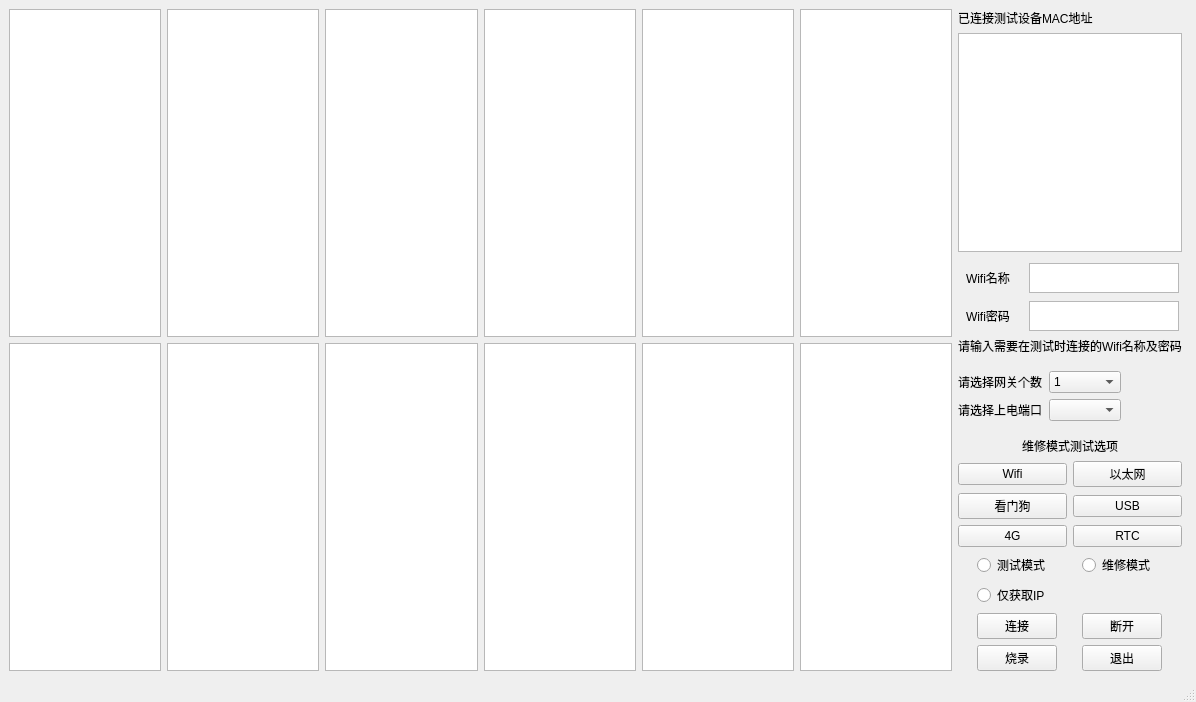
<?xml version="1.0" encoding="UTF-8"?>
<ui version="4.0">
 <class>multifunctool</class>
 <widget class="QMainWindow" name="multifunctool">
  <property name="geometry">
   <rect>
    <x>0</x>
    <y>0</y>
    <width>1196</width>
    <height>702</height>
   </rect>
  </property>
  <property name="windowTitle">
   <string>MainWindow</string>
  </property>
  <widget class="QWidget" name="centralwidget">
   <layout class="QHBoxLayout" name="horizontalLayout">
    <item>
     <layout class="QHBoxLayout" name="horizontalLayout_5">
      <item>
       <layout class="QGridLayout" name="gridLayout_11">
        <item row="0" column="0">
         <spacer name="horizontalSpacer_19">
          <property name="orientation">
           <enum>Qt::Horizontal</enum>
          </property>
          <property name="sizeHint" stdset="0">
           <size>
            <width>40</width>
            <height>20</height>
           </size>
          </property>
         </spacer>
        </item>
        <item row="1" column="5">
         <widget class="QTableWidget" name="tw9"/>
        </item>
        <item row="0" column="1">
         <widget class="QTableWidget" name="tw1">
          <property name="enabled">
           <bool>true</bool>
          </property>
         </widget>
        </item>
        <item row="0" column="2">
         <spacer name="horizontalSpacer_20">
          <property name="orientation">
           <enum>Qt::Horizontal</enum>
          </property>
          <property name="sizeHint" stdset="0">
           <size>
            <width>40</width>
            <height>20</height>
           </size>
          </property>
         </spacer>
        </item>
        <item row="0" column="9">
         <widget class="QTableWidget" name="tw5"/>
        </item>
        <item row="0" column="8">
         <spacer name="horizontalSpacer_21">
          <property name="orientation">
           <enum>Qt::Horizontal</enum>
          </property>
          <property name="sizeHint" stdset="0">
           <size>
            <width>40</width>
            <height>20</height>
           </size>
          </property>
         </spacer>
        </item>
        <item row="0" column="12">
         <spacer name="horizontalSpacer_22">
          <property name="orientation">
           <enum>Qt::Horizontal</enum>
          </property>
          <property name="sizeHint" stdset="0">
           <size>
            <width>40</width>
            <height>20</height>
           </size>
          </property>
         </spacer>
        </item>
        <item row="1" column="7">
         <widget class="QTableWidget" name="tw10"/>
        </item>
        <item row="0" column="10">
         <spacer name="horizontalSpacer_23">
          <property name="orientation">
           <enum>Qt::Horizontal</enum>
          </property>
          <property name="sizeHint" stdset="0">
           <size>
            <width>40</width>
            <height>20</height>
           </size>
          </property>
         </spacer>
        </item>
        <item row="0" column="11">
         <widget class="QTableWidget" name="tw6"/>
        </item>
        <item row="1" column="9">
         <widget class="QTableWidget" name="tw11"/>
        </item>
        <item row="1" column="11">
         <widget class="QTableWidget" name="tw12"/>
        </item>
        <item row="0" column="6">
         <spacer name="horizontalSpacer_24">
          <property name="orientation">
           <enum>Qt::Horizontal</enum>
          </property>
          <property name="sizeHint" stdset="0">
           <size>
            <width>40</width>
            <height>20</height>
           </size>
          </property>
         </spacer>
        </item>
        <item row="0" column="7">
         <widget class="QTableWidget" name="tw4"/>
        </item>
        <item row="1" column="1">
         <widget class="QTableWidget" name="tw7"/>
        </item>
        <item row="0" column="4">
         <spacer name="horizontalSpacer_25">
          <property name="orientation">
           <enum>Qt::Horizontal</enum>
          </property>
          <property name="sizeHint" stdset="0">
           <size>
            <width>40</width>
            <height>20</height>
           </size>
          </property>
         </spacer>
        </item>
        <item row="1" column="3">
         <widget class="QTableWidget" name="tw8"/>
        </item>
        <item row="0" column="5">
         <widget class="QTableWidget" name="tw3"/>
        </item>
        <item row="0" column="3">
         <widget class="QTableWidget" name="tw2"/>
        </item>
       </layout>
      </item>
      <item>
       <layout class="QVBoxLayout" name="verticalLayout_9">
        <item>
         <layout class="QVBoxLayout" name="verticalLayout_3" stretch="1,20,0,0,0,0,1,1">
          <property name="rightMargin">
           <number>5</number>
          </property>
          <item>
           <widget class="QLabel" name="label_15">
            <property name="text">
             <string>已连接测试设备MAC地址</string>
            </property>
           </widget>
          </item>
          <item>
           <widget class="QTextEdit" name="mac_list">
            <property name="sizePolicy">
             <sizepolicy hsizetype="Preferred" vsizetype="Preferred">
              <horstretch>0</horstretch>
              <verstretch>0</verstretch>
             </sizepolicy>
            </property>
            <property name="minimumSize">
             <size>
              <width>10</width>
              <height>10</height>
             </size>
            </property>
            <property name="maximumSize">
             <size>
              <width>300</width>
              <height>16777215</height>
             </size>
            </property>
           </widget>
          </item>
          <item>
           <layout class="QGridLayout" name="gridLayout_12" columnstretch="1,5">
            <property name="sizeConstraint">
             <enum>QLayout::SetFixedSize</enum>
            </property>
            <property name="leftMargin">
             <number>5</number>
            </property>
            <property name="topMargin">
             <number>5</number>
            </property>
            <property name="horizontalSpacing">
             <number>0</number>
            </property>
            <property name="verticalSpacing">
             <number>8</number>
            </property>
            <item row="4" column="1">
             <widget class="QTextEdit" name="wifi_pwd">
              <property name="sizePolicy">
               <sizepolicy hsizetype="Preferred" vsizetype="Preferred">
                <horstretch>0</horstretch>
                <verstretch>0</verstretch>
               </sizepolicy>
              </property>
              <property name="minimumSize">
               <size>
                <width>8</width>
                <height>8</height>
               </size>
              </property>
              <property name="maximumSize">
               <size>
                <width>16777215</width>
                <height>30</height>
               </size>
              </property>
              <property name="sizeAdjustPolicy">
               <enum>QAbstractScrollArea::AdjustToContents</enum>
              </property>
             </widget>
            </item>
            <item row="1" column="1">
             <widget class="QTextEdit" name="wifi_ssid">
              <property name="enabled">
               <bool>true</bool>
              </property>
              <property name="sizePolicy">
               <sizepolicy hsizetype="Preferred" vsizetype="Preferred">
                <horstretch>0</horstretch>
                <verstretch>0</verstretch>
               </sizepolicy>
              </property>
              <property name="minimumSize">
               <size>
                <width>0</width>
                <height>0</height>
               </size>
              </property>
              <property name="maximumSize">
               <size>
                <width>150</width>
                <height>30</height>
               </size>
              </property>
              <property name="baseSize">
               <size>
                <width>1</width>
                <height>1</height>
               </size>
              </property>
              <property name="sizeAdjustPolicy">
               <enum>QAbstractScrollArea::AdjustToContents</enum>
              </property>
             </widget>
            </item>
            <item row="4" column="0">
             <widget class="QLabel" name="label_16">
              <property name="minimumSize">
               <size>
                <width>10</width>
                <height>5</height>
               </size>
              </property>
              <property name="maximumSize">
               <size>
                <width>60</width>
                <height>20</height>
               </size>
              </property>
              <property name="text">
               <string>Wifi密码</string>
              </property>
              <property name="margin">
               <number>3</number>
              </property>
             </widget>
            </item>
            <item row="1" column="0">
             <widget class="QLabel" name="label_17">
              <property name="sizePolicy">
               <sizepolicy hsizetype="Expanding" vsizetype="Expanding">
                <horstretch>0</horstretch>
                <verstretch>0</verstretch>
               </sizepolicy>
              </property>
              <property name="minimumSize">
               <size>
                <width>0</width>
                <height>0</height>
               </size>
              </property>
              <property name="maximumSize">
               <size>
                <width>60</width>
                <height>20</height>
               </size>
              </property>
              <property name="baseSize">
               <size>
                <width>1</width>
                <height>1</height>
               </size>
              </property>
              <property name="text">
               <string>Wifi名称</string>
              </property>
              <property name="alignment">
               <set>Qt::AlignLeading|Qt::AlignLeft|Qt::AlignVCenter</set>
              </property>
              <property name="margin">
               <number>3</number>
              </property>
             </widget>
            </item>
           </layout>
          </item>
          <item>
           <widget class="QLabel" name="label_18">
            <property name="maximumSize">
             <size>
              <width>230</width>
              <height>16777215</height>
             </size>
            </property>
            <property name="text">
             <string>请输入需要在测试时连接的Wifi名称及密码</string>
            </property>
           </widget>
          </item>
          <item>
           <layout class="QGridLayout" name="gridLayout_13" columnstretch="1,0,0">
            <property name="topMargin">
             <number>10</number>
            </property>
            <property name="bottomMargin">
             <number>10</number>
            </property>
            <item row="0" column="2">
             <spacer name="horizontalSpacer_26">
              <property name="orientation">
               <enum>Qt::Horizontal</enum>
              </property>
              <property name="sizeHint" stdset="0">
               <size>
                <width>40</width>
                <height>20</height>
               </size>
              </property>
             </spacer>
            </item>
            <item row="1" column="2">
             <spacer name="horizontalSpacer_27">
              <property name="orientation">
               <enum>Qt::Horizontal</enum>
              </property>
              <property name="sizeHint" stdset="0">
               <size>
                <width>40</width>
                <height>20</height>
               </size>
              </property>
             </spacer>
            </item>
            <item row="0" column="1">
             <widget class="QComboBox" name="devNum">
              <property name="maximumSize">
               <size>
                <width>90</width>
                <height>16777215</height>
               </size>
              </property>
              <item>
               <property name="text">
                <string>1</string>
               </property>
              </item>
              <item>
               <property name="text">
                <string>2</string>
               </property>
              </item>
              <item>
               <property name="text">
                <string>3</string>
               </property>
              </item>
              <item>
               <property name="text">
                <string>4</string>
               </property>
              </item>
              <item>
               <property name="text">
                <string>5</string>
               </property>
              </item>
              <item>
               <property name="text">
                <string>6</string>
               </property>
              </item>
              <item>
               <property name="text">
                <string>7</string>
               </property>
              </item>
              <item>
               <property name="text">
                <string>8</string>
               </property>
              </item>
              <item>
               <property name="text">
                <string>9</string>
               </property>
              </item>
              <item>
               <property name="text">
                <string>10</string>
               </property>
              </item>
              <item>
               <property name="text">
                <string>11</string>
               </property>
              </item>
              <item>
               <property name="text">
                <string>12</string>
               </property>
              </item>
             </widget>
            </item>
            <item row="1" column="1">
             <widget class="QComboBox" name="connCom"/>
            </item>
            <item row="0" column="0">
             <widget class="QLabel" name="label_19">
              <property name="sizePolicy">
               <sizepolicy hsizetype="Fixed" vsizetype="Fixed">
                <horstretch>0</horstretch>
                <verstretch>0</verstretch>
               </sizepolicy>
              </property>
              <property name="maximumSize">
               <size>
                <width>85</width>
                <height>16777215</height>
               </size>
              </property>
              <property name="text">
               <string>请选择网关个数</string>
              </property>
             </widget>
            </item>
            <item row="1" column="0">
             <widget class="QLabel" name="label_20">
              <property name="maximumSize">
               <size>
                <width>85</width>
                <height>16777215</height>
               </size>
              </property>
              <property name="text">
               <string>请选择上电端口</string>
              </property>
             </widget>
            </item>
           </layout>
          </item>
          <item>
           <widget class="QLabel" name="label_21">
            <property name="layoutDirection">
             <enum>Qt::LeftToRight</enum>
            </property>
            <property name="text">
             <string>维修模式测试选项</string>
            </property>
            <property name="textFormat">
             <enum>Qt::AutoText</enum>
            </property>
            <property name="scaledContents">
             <bool>false</bool>
            </property>
            <property name="alignment">
             <set>Qt::AlignCenter</set>
            </property>
           </widget>
          </item>
          <item>
           <layout class="QGridLayout" name="gridLayout_14" rowstretch="0,0,0,0" columnstretch="0,0">
            <item row="2" column="0">
             <widget class="QPushButton" name="wtd_test">
              <property name="text">
               <string>看门狗</string>
              </property>
             </widget>
            </item>
            <item row="2" column="1">
             <widget class="QPushButton" name="usb_test">
              <property name="text">
               <string>USB</string>
              </property>
             </widget>
            </item>
            <item row="1" column="0">
             <widget class="QPushButton" name="wifi_test">
              <property name="text">
               <string>Wifi</string>
              </property>
             </widget>
            </item>
            <item row="1" column="1">
             <widget class="QPushButton" name="eth_test">
              <property name="text">
               <string>以太网</string>
              </property>
             </widget>
            </item>
            <item row="3" column="0">
             <widget class="QPushButton" name="fourG_test">
              <property name="text">
               <string>4G</string>
              </property>
             </widget>
            </item>
            <item row="3" column="1">
             <widget class="QPushButton" name="rtc_test">
              <property name="text">
               <string>RTC</string>
              </property>
             </widget>
            </item>
           </layout>
          </item>
          <item>
           <layout class="QGridLayout" name="gridLayout_15">
            <item row="3" column="0">
             <widget class="QPushButton" name="connect_btn">
              <property name="maximumSize">
               <size>
                <width>80</width>
                <height>16777215</height>
               </size>
              </property>
              <property name="text">
               <string>连接</string>
              </property>
             </widget>
            </item>
            <item row="0" column="1">
             <widget class="QRadioButton" name="mod_btn">
              <property name="text">
               <string>维修模式</string>
              </property>
             </widget>
            </item>
            <item row="3" column="1">
             <widget class="QPushButton" name="close_btn">
              <property name="maximumSize">
               <size>
                <width>80</width>
                <height>16777215</height>
               </size>
              </property>
              <property name="text">
               <string>断开</string>
              </property>
             </widget>
            </item>
            <item row="2" column="0">
             <widget class="QRadioButton" name="get_ip_btn">
              <property name="text">
               <string>仅获取IP</string>
              </property>
             </widget>
            </item>
            <item row="0" column="0">
             <widget class="QRadioButton" name="auto_test_btn">
              <property name="text">
               <string>测试模式</string>
              </property>
             </widget>
            </item>
            <item row="4" column="1">
             <widget class="QPushButton" name="exit_btn">
              <property name="maximumSize">
               <size>
                <width>80</width>
                <height>16777215</height>
               </size>
              </property>
              <property name="text">
               <string>退出</string>
              </property>
             </widget>
            </item>
            <item row="4" column="0">
             <widget class="QPushButton" name="load_img_btn">
              <property name="text">
               <string>烧录</string>
              </property>
             </widget>
            </item>
           </layout>
          </item>
         </layout>
        </item>
       </layout>
      </item>
     </layout>
    </item>
   </layout>
  </widget>
  <widget class="QMenuBar" name="menubar">
   <property name="geometry">
    <rect>
     <x>0</x>
     <y>0</y>
     <width>1196</width>
     <height>23</height>
    </rect>
   </property>
  </widget>
  <widget class="QStatusBar" name="statusbar"/>
 </widget>
 <resources/>
 <connections>
  <connection>
   <sender>exit_btn</sender>
   <signal>clicked()</signal>
   <receiver>multifunctool</receiver>
   <slot>close()</slot>
   <hints>
    <hint type="sourcelabel">
     <x>1140</x>
     <y>656</y>
    </hint>
    <hint type="destinationlabel">
     <x>1136</x>
     <y>714</y>
    </hint>
   </hints>
  </connection>
 </connections>
</ui>
